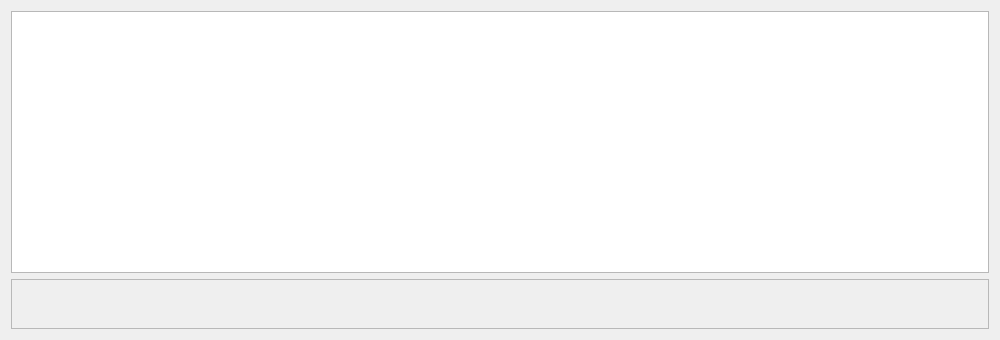
<?xml version="1.0" encoding="UTF-8"?>
<ui version="4.0">
 <class>TableWindow</class>
 <widget class="QWidget" name="TableWindow">
  <property name="geometry">
   <rect>
    <x>0</x>
    <y>0</y>
    <width>1000</width>
    <height>340</height>
   </rect>
  </property>
  <property name="windowTitle">
   <string>Form</string>
  </property>
  <layout class="QVBoxLayout" name="verticalLayout">
   <item>
    <widget class="QTableView" name="tableView"/>
   </item>
   <item>
    <widget class="QFrame" name="frame">
     <property name="minimumSize">
      <size>
       <width>60</width>
       <height>50</height>
      </size>
     </property>
     <property name="frameShape">
      <enum>QFrame::StyledPanel</enum>
     </property>
     <property name="frameShadow">
      <enum>QFrame::Raised</enum>
     </property>
     <layout class="QHBoxLayout" name="horizontalLayout"/>
    </widget>
   </item>
  </layout>
 </widget>
 <resources/>
 <connections/>
</ui>
